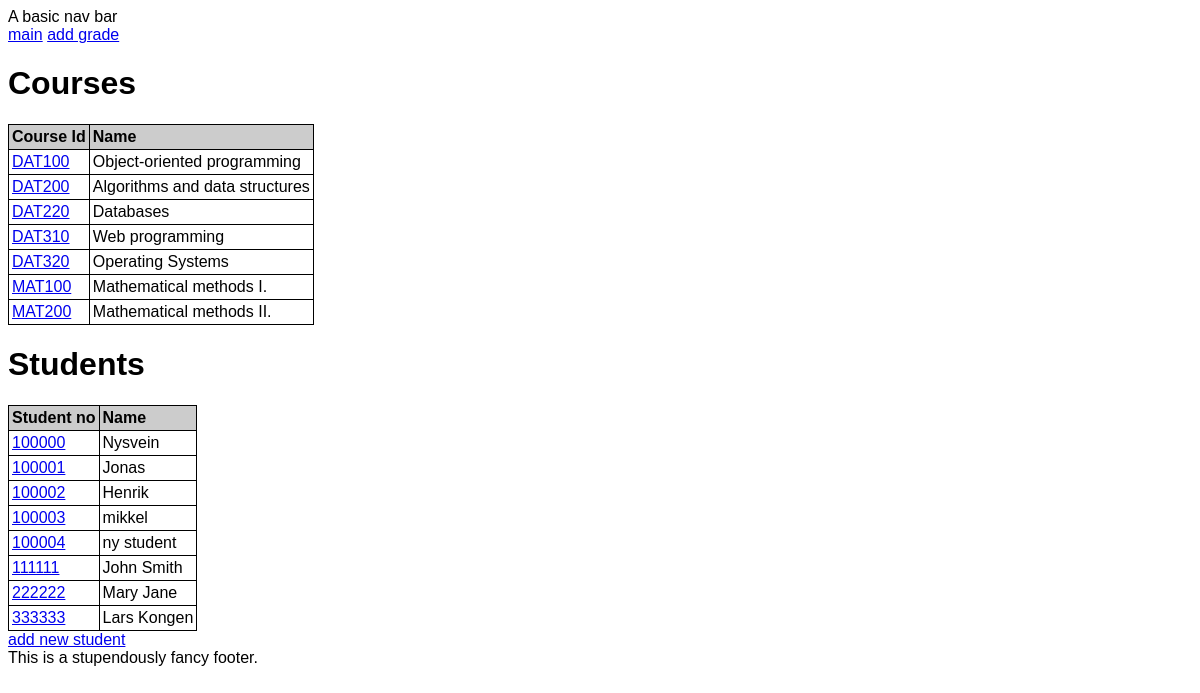
The page / on the database its author committed.
### tables this page shows
CREATE TABLE courses (
                                id TEXT PRIMARY KEY,
                                name TEXT
                            );

CREATE TABLE students (
                                student_no INTEGER PRIMARY KEY,
                                name TEXT NOT NULL
                            );

### app.py (the view)
@app.route("/")
def index():
    conn = get_db()
    return render_template("index.html",
        students=sorted(select_students(conn), key=lambda x: x["student_no"]),
        courses=sorted(select_courses(conn), key=lambda x: x["course_id"].casefold()),)

### app.py (called while the page is built)
def get_db():
    db = getattr(g, '_database', None)
    if db is None:
        db = g._database = sqlite3.connect(DATABASE)
    return db

@app.teardown_appcontext
def close_connection(exception):
    db = getattr(g, '_database', None)
    if db is not None:
        db.close()

### setup_db.py (called while the page is built)
def select_students(conn):
    cur = conn.cursor()
    cur.execute("SELECT student_no, name FROM students")
    students = []
    for (student_no, name) in cur:
        students.append({
            "student_no": student_no,
            "name": name
            })
    return students

def select_courses(conn):
    cur = conn.cursor()
    cur.execute("SELECT id, name FROM courses")
    courses = []
    for (id,name) in cur:
        courses.append({
            "course_id": id,
            "name": name
            })
    return courses

### templates/index.html
{% extends "base.html" %} {% block container %}
<h1>Courses</h1>
<table>
  <thead>
    <tr>
      <th>Course Id</th>
      <th>Name</th>
    </tr>
  </thead>
  <tbody>
    {% for course in courses %}
    <tr>
      <td>
        <a href="/course/{{ course.course_id }}">{{ course.course_id }} </a>
      </td>
      <td>{{ course.name }}</td>
    </tr>
    {% endfor %}
  </tbody>
</table>
<h1>Students</h1>
<table>
  <thead>
    <tr>
      <th>Student no</th>
      <th>Name</th>
    </tr>
  </thead>
  <tbody>
    {% for student in students %}
    <tr>
      <td>
        <a href="/student/{{ student.student_no }}"
          >{{ student.student_no }}
        </a>
      </td>
      <td>{{ student.name }}</td>
    </tr>
    {% endfor %}
  </tbody>
</table>
<a href="{{ url_for('add_student') }}">add new student</a>
{% endblock %}

### templates/base.html (shortened to what this page needs)
<!DOCTYPE html>
<html lang="en">
  <head>
    <link
      rel="stylesheet"
      href="{{ url_for('static', filename='style.css') }}"
    />
  </head>
  <body>
    <header>
      A basic nav bar <br />
      <a href="{{ url_for('index') }}">main</a>
      <a href="{{ url_for('add_grade') }}">add grade</a>
    </header>
    <div id="container">
       {% block container %}{% endblock %}
    </div>
    <footer>This is a stupendously fancy footer.</footer>
  </body>
</html>

### static/style.css (style rules this page uses)
* { font-family: Verdana, Arial, sans-serif; }
table { border-collapse: collapse; }
th { background-color: #cccccc; text-align: left; }
td, th { border: 1px solid black; padding: 3px; }

### rows shown on the page
courses: course_id "DAT100", name "Object-oriented programming"
courses: course_id "DAT200", name "Algorithms and data structures"
courses: course_id "DAT220", name "Databases"
courses: course_id "DAT310", name "Web programming"
courses: course_id "DAT320", name "Operating Systems"
courses: course_id "MAT100", name "Mathematical methods I."
courses: course_id "MAT200", name "Mathematical methods II."
students: student_no "100000", name "Nysvein"
students: student_no "100001", name "Jonas"
students: student_no "100002", name "Henrik"
students: student_no "100003", name "mikkel"
students: student_no "100004", name "ny student"
students: student_no "111111", name "John Smith"
students: student_no "222222", name "Mary Jane"
students: student_no "333333", name "Lars Kongen"
